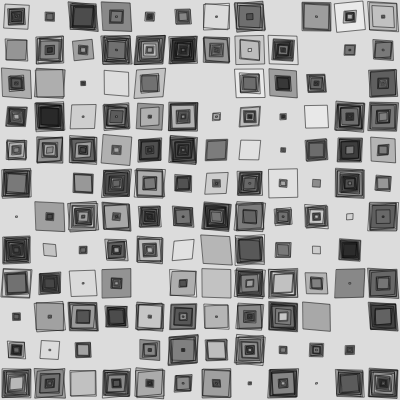
Frame 1 (no input)
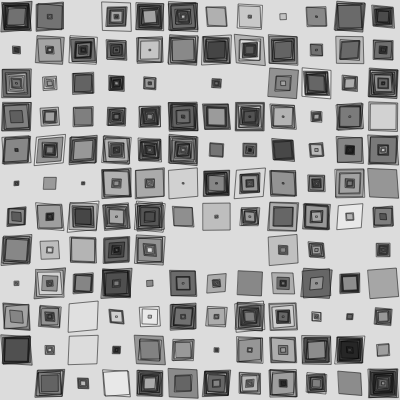
Frame 60 (no input)
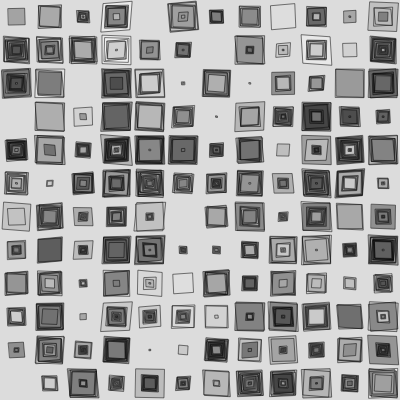
Frame 120 (the mouse pressed at the canvas centre since frame 60)

The p5.js sketch that drew these frames (run headless with seeded random() and noise() and a simulated clock; from frame 60 on, the mouse is pressed at the canvas centre):

// p5.js sketch
// ── sketch.js
let numSquaresAcross = 12;

function setup() {
  createCanvas(400, 400);
  // noLoop();
}

function draw() {
  background(220);
  let squareSize = width / numSquaresAcross;
  for (let j = 0; j < numSquaresAcross; j++) {
    for (let i = 0; i < numSquaresAcross; i++) {
      makeSquare((i + 0.5) * squareSize, (j + 0.5) * squareSize, squareSize*0.9);
    }
  }
}

function makeSquare(x, y, s) {
  let numSquares=20;
  strokeWeight(0.5);
  noFill();
  rectMode(CENTER);
  push();
  translate(x,y);
  for(let k=1; k<=numSquares; k++){
    let relSize=1-k/numSquares;
    // let doDraw=random(10)<6;
    let doDraw=noise(x*3,y/3,frameCount/20+k/4)*10<4;
    if(doDraw){
      push();
      fill(random(255),100);
      shearX(random(-0.1,0.1));
      shearY(random(-0.1,0.1));
      rect(0,0, s*relSize, s*relSize);
      pop();
    }
  }
  pop();
}
